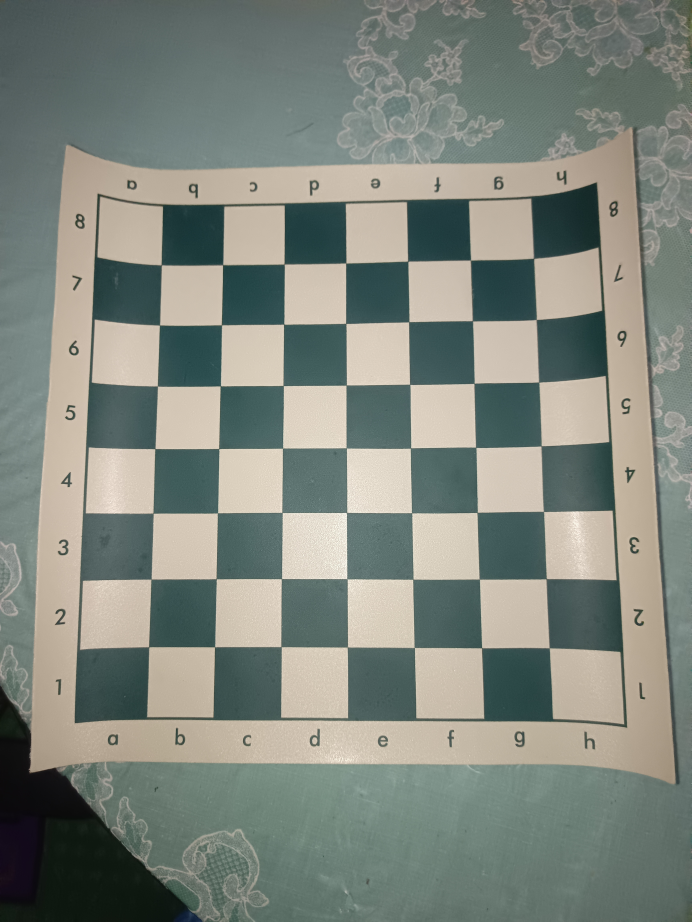
#> input picture FINALS/mainChess/Board_WhiteSide.jpg, 3456 x 4608 px (shown at 1/5 size)
$ python test_move_detector.py Board_WhiteSide.jpg
#> lines starting #> are read from the running program, lines starting #| are printed output that depends on the picture
### FINALS/mainChess/board_setup.py
"""
board_setup.py - Steps 2 and 3 to 6 of the pipeline.

What it does with ONE photo of the empty board:
  1. Finds the 4 corners of the board (automatically, or you click them).
  2. Saves the corners to corners.json so you never have to find them again.
  3. Flattens the tilted board into a flat top-down square.
  4. Cuts the flat board into 64 squares named a1 to h8.
  5. Saves a "grid_check.png" so you can SEE if the squares line up.

How to run:
    python board_setup.py your_empty_board_photo.jpg            (tries automatic first)
    python board_setup.py your_empty_board_photo.jpg --click    (you click the corners)

Rules for the photo:
  - White must be at the BOTTOM of the picture (a1 at the bottom-left).
  - The camera must stay in the same place for every later photo and video.

Clicking order (only with --click): a1, then h1, then h8, then a8.
That is: bottom-left, bottom-right, top-right, top-left of the playing area.
Keys in the click window: R = start over, ENTER = accept, ESC = quit.

Needs:  pip install opencv-python numpy
"""

import argparse
import json
from pathlib import Path

import cv2
import numpy as np

BOARD_SIZE = 800            # the flat board will be 800 x 800 pixels
SQUARE = BOARD_SIZE // 8    # so every square is 100 x 100 pixels
FILES = "abcdefgh"


# ---------- finding the corners ----------

def order_corners(points):
    """Put 4 points in this order: a1 (bottom-left), h1 (bottom-right),
    h8 (top-right), a8 (top-left). Assumes White is at the bottom."""
    pts = np.array(points, dtype=np.float32)
    s = pts.sum(axis=1)                 # x + y
    d = np.diff(pts, axis=1).ravel()    # y - x
    top_left = pts[np.argmin(s)]
    bottom_right = pts[np.argmax(s)]
    top_right = pts[np.argmin(d)]
    bottom_left = pts[np.argmax(d)]
    return np.array([bottom_left, bottom_right, top_right, top_left], dtype=np.float32)


def find_corners_auto(img):
    """Look for the 7 x 7 inner corners of the checkerboard, then work out
    where the 4 outer corners of the playing area must be."""
    h, w = img.shape[:2]
    scale = 1400 / max(h, w)
    small = cv2.resize(img, None, fx=scale, fy=scale)
    gray = cv2.cvtColor(small, cv2.COLOR_BGR2GRAY)
    gray = cv2.createCLAHE(clipLimit=2.0, tileGridSize=(8, 8)).apply(gray)

    found, inner = cv2.findChessboardCornersSB(gray, (7, 7), cv2.CALIB_CB_EXHAUSTIVE | cv2.CALIB_CB_ACCURACY)
    if not found:
        found, inner = cv2.findChessboardCorners(gray, (7, 7),
                                                 cv2.CALIB_CB_ADAPTIVE_THRESH | cv2.CALIB_CB_NORMALIZE_IMAGE)
    if not found:
        return None

    inner = inner.reshape(-1, 2) / scale                       # back to full-size pixels
    ideal = np.array([(c, r) for r in range(1, 8) for c in range(1, 8)], dtype=np.float32)
    H, _ = cv2.findHomography(ideal, inner)                    # ideal grid -> photo
    outer = np.array([[[0, 0], [8, 0], [8, 8], [0, 8]]], dtype=np.float32)
    outer_in_photo = cv2.perspectiveTransform(outer, H)[0]
    return order_corners(outer_in_photo)


# [37 lines left out: function click_corners, not called in this run]


# ---------- flattening and cutting ----------

def flatten_board(img, corners):
    """Turn the tilted board into a flat top-down square."""
    target = np.array([[0, BOARD_SIZE - 1], [BOARD_SIZE - 1, BOARD_SIZE - 1],
                       [BOARD_SIZE - 1, 0], [0, 0]], dtype=np.float32)   # a1, h1, h8, a8
    matrix = cv2.getPerspectiveTransform(np.array(corners, dtype=np.float32), target)
    return cv2.warpPerspective(img, matrix, (BOARD_SIZE, BOARD_SIZE))


def square_name(col, row):
    """col 0..7 goes left to right (a..h). row 0..7 goes top to bottom (rank 8..1)."""
    return f"{FILES[col]}{8 - row}"


# [81 lines left out: functions cut_squares, draw_grid, orientation_looks_right, main, not called in this run]


# [2 lines that do not run on import are left out]

### FINALS/mainChess/move_detector.py
"""
move_detector.py - Steps 4 to 9 of the pipeline.

It watches the board through the camera and tells you which chess move was played:
  - flattens every camera picture into a top-down board (using corners.json)
  - waits until the board is still (so a hand is not in the way)
  - finds the squares that changed since the last accepted picture
  - tries every legal move and picks the one that fits those squares (python-chess)

Run it directly (uses CAMERA_SOURCE defined at the top):

    python move_detector.py

Or override with a video file / other camera:

    python move_detector.py --source my_test_video.mp4

Keys in the window:
    S = pieces are set up, start watching      R = re-sync (accept what I see now as the truth)
    U = undo the last detected move            D = show / hide the debug numbers
    Q or ESC = quit

If a move is not detected, press D. Green squares are the ones the program thinks changed.
Change --color or --edge (smaller = more sensitive) until only the squares that really changed turn green.

Needs:  pip install opencv-python numpy chess
Keep board_setup.py in the same folder, because this file uses it.
"""

import argparse
import json
import time

import chess
import cv2
import numpy as np

from board_setup import flatten_board, SQUARE, FILES


CAMERA_SOURCE = "http://192.168.1.9:8080/video"


CORNER_NAMES = ["a1", "h1", "h8", "a8"]
MARGIN = int(SQUARE * 0.2)          # only the middle 60% of each square is compared
ALL_SQUARES = [f"{f}{r}" for f in FILES for r in range(1, 9)]


# ---------- small helpers ----------

# [68 lines left out: functions square_cell, small_gray, match_light, expected_squares, match_move, not called in this run]


# ---------- the tracker ----------

class MoveTracker:
    """Keeps the game board and the 'last accepted picture', and looks for the next move."""

    def __init__(self, still_seconds=1.0, motion_limit=2.0, color_limit=14.0, edge_limit=0.05, max_changed=5):
        self.still_seconds = still_seconds     # how long the board must be still before I look
        self.motion_limit = motion_limit       # bigger number = ignores more movement
        self.color_limit = color_limit         # smaller number = more sensitive to colour changes
        self.edge_limit = edge_limit           # smaller number = more sensitive to new shapes
        self.max_changed = max_changed         # more changed squares than this means a hand, not a move
        self.board = chess.Board()
        self.ref = None
        self.history = []
        self.scores = {}
        self.status = "Press S when the pieces are set up"
        self.prev_gray = None
        self.still_since = None
        self.evaluated = True

    # --- picture bookkeeping
    # [5 lines left out: function _prepare, not called in this run]

    def _reset_motion(self):
        self.prev_gray, self.still_since, self.evaluated = None, None, True
        self.scores = {}

    # [279 lines left out: functions start, resync, undo, update, _score_squares, _evaluate and 6 more, not called in this run]


# [2 lines that do not run on import are left out]

### FINALS/mainChess/test_move_detector.py
"""
test_move_detector.py - checks the move detector WITHOUT a camera.

It takes your empty-board photo, draws fake pieces on it, and plays whole games:
a fake hand picks up each piece, carries it, and puts it down, while the picture also gets
camera noise and small brightness changes. Then it checks that move_detector.py found
every move correctly.

Run (from the folder that has your board photo):
    python test_move_detector.py Board_WhiteSide.jpg

The fake pieces are simple drawings, so this proves the LOGIC works.
It does not prove that the settings suit your real pieces. For that, use your own video.
"""

import sys
import time

import chess
import cv2
import numpy as np

from board_setup import find_corners_auto, flatten_board, BOARD_SIZE, SQUARE, FILES
from move_detector import MoveTracker

FPS = 15
SETTLE = 17            # still frames at the end of each move (1.1 seconds)
rng = np.random.default_rng(7)

LESSONS = {
    "Ruy Lopez": "e4 e5 Nf3 Nc6 Bb5 a6 Ba4 Nf6 O-O Be7 Re1 b5 Bb3 d6 c3 O-O",
    "Queen's Gambit": "d4 d5 c4 e6 Nc3 Nf6 Bg5 Be7 e3 O-O Nf3 Nbd7",
    "French Defense": "e4 e6 d4 d5 Nc3 Nf6 e5 Nfd7 f4 c5 Nf3 Nc6 Be3 cxd4 Nxd4 Bc5",
}


# ---------- drawing the fake scene ----------

def centre(name):
    col, row = FILES.index(name[0]), 8 - int(name[1])
    return col * SQUARE + SQUARE // 2, row * SQUARE + SQUARE // 2


# [12 lines left out: functions draw_piece, draw_hand, not called in this run]


class Scene:
    """The fake world: a flat empty board, the pieces on it, and a way to make camera pictures."""

    def __init__(self, photo):
        self.photo = photo
        self.h, self.w = photo.shape[:2]
        self.corners = find_corners_auto(photo)
        if self.corners is None:
            raise SystemExit("I could not find the board in the photo. Try a photo with the whole board in view.")
        self.flat_empty = flatten_board(photo, self.corners)
        target = np.array([[0, 799], [799, 799], [799, 0], [0, 0]], dtype=np.float32)
        self.to_photo = np.linalg.inv(cv2.getPerspectiveTransform(self.corners, target))
        self.mask = cv2.warpPerspective(np.full((800, 800), 255, np.uint8), self.to_photo, (self.w, self.h))

    # [13 lines left out: function picture, not called in this run]


# ---------- playing a game with a fake hand ----------

class Runner:
    def __init__(self, scene):
        self.scene = scene
        self.corners = scene.corners
        self.tracker = MoveTracker()
        self.frame_no = 0
        self.events = []

    # [8 lines left out: function feed, not called in this run]

    def still(self, pieces, frames=SETTLE):
        for _ in range(frames):
            self.feed(pieces)

    # [22 lines left out: function trip, not called in this run]


def piece_colours(board):
    return {chess.square_name(s): (p.color == chess.WHITE) for s, p in board.piece_map().items()}


# [23 lines left out: function play_move, not called in this run]


def check(label, ok, detail=""):
    print(("  PASS  " if ok else "  FAIL  ") + label + (f"   {detail}" if detail else ""))
    return ok


# ---------- the tests ----------

def main():
    if len(sys.argv) < 2:
        raise SystemExit("Usage: python test_move_detector.py Board_WhiteSide.jpg")
    photo = cv2.imread(sys.argv[1])
#> photo is the input picture: shape (4608, 3456, 3); mean B, G, R 126, 134.8, 128.5
    if photo is None:
        raise SystemExit(f"I could not open '{sys.argv[1]}'.")
    photo = cv2.resize(photo, None, fx=1152 / photo.shape[1], fy=1152 / photo.shape[1], interpolation=cv2.INTER_AREA)
#> photo: shape (1536, 1152, 3)
    scene = Scene(photo)
#> in find_corners_auto, `gray = cv2.cvtColor(small, cv2.COLOR_BGR2GRAY)`:
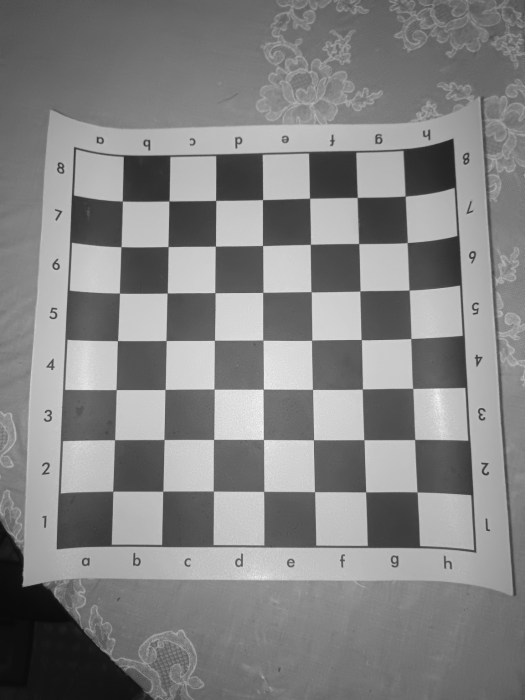
#> gray: shape (1400, 1050) (shown at 1/2 size); min 8, max 253, mean 131.8
#> in find_corners_auto, `gray = cv2.createCLAHE(clipLimit=2.0, tileGridSize=(8, 8)).apply(gray)`:
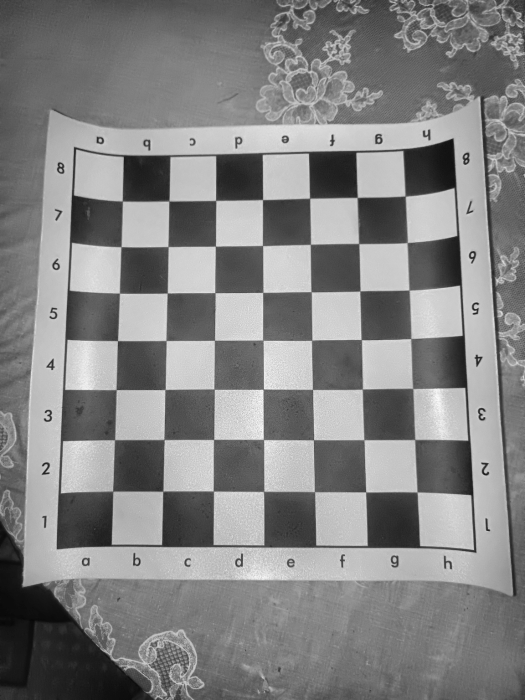
#> gray: shape (1400, 1050) (shown at 1/2 size); min 6, max 254, mean 131.4
#> in find_corners_auto, `found, inner = cv2.findChessboardCornersSB(gray, (7, 7), cv2.CALIB_CB_..`: found = False
#> in find_corners_auto, `found, inner = cv2.findChessboardCorners(gray, (7, 7), cv2.CALIB_CB_AD..`: found = True; inner = 49 rows, first 8: [810.8, 392.9], [814.9, 485.6], [818.3, 580.6], [822.2, 677.6], [825.7, 776.9], [830, 879.4], [834.6, 984.4], [714.6, 395.4]
#> in find_corners_auto, `inner = inner.reshape(-1, 2) / scale`: inner = 49 pairs, first value 248.2 to 915.6, second value 431.1 to 1080.1
#> in find_corners_auto, `H, _ = cv2.findHomography(ideal, inner)`: H = [[-6.4, -101.6, 989.9], [94.35, 3.18, 331.1], [-0.0117, 0.00324, 1]]
#> in find_corners_auto, `outer_in_photo = cv2.perspectiveTransform(outer, H)[0]`: outer_in_photo = [[989.9, 331.1], [1035.7, 1198.1], [135.2, 1192.1], [172.7, 347.6]]
#> in order_corners, `pts = np.array(points, dtype=np.float32)`: pts has the same summary as outer_in_photo in find_corners_auto
#> in order_corners, `s = pts.sum(axis=1)`: s = [1321, 2233.8, 1327.3, 520.3]
#> in order_corners, `d = np.diff(pts, axis=1).ravel()`: d = [-658.8, 162.4, 1056.9, 174.8]
#> in order_corners, `top_left = pts[np.argmin(s)]`: top_left = [172.7, 347.6]
#> in order_corners, `bottom_right = pts[np.argmax(s)]`: bottom_right = [1035.7, 1198.1]
#> in order_corners, `top_right = pts[np.argmin(d)]`: top_right = [989.9, 331.1]
#> in order_corners, `bottom_left = pts[np.argmax(d)]`: bottom_left = [135.2, 1192.1]
#> in __init__, `self.corners = find_corners_auto(photo)`: self.corners = [[135.2, 1192.1], [1035.7, 1198.1], [989.9, 331.1], [172.7, 347.6]]
#> in flatten_board, `matrix = cv2.getPerspectiveTransform(np.array(corners, dtype=np.float3..`: matrix = [[1.05, 0.0469, -198.4], [0.022, 1.09, -384.2], [3.58e-05, 0.000126, 1]]
#> in flatten_board, `return cv2.warpPerspective(img, matrix, (BOARD_SIZE, BOARD_SIZE))`:
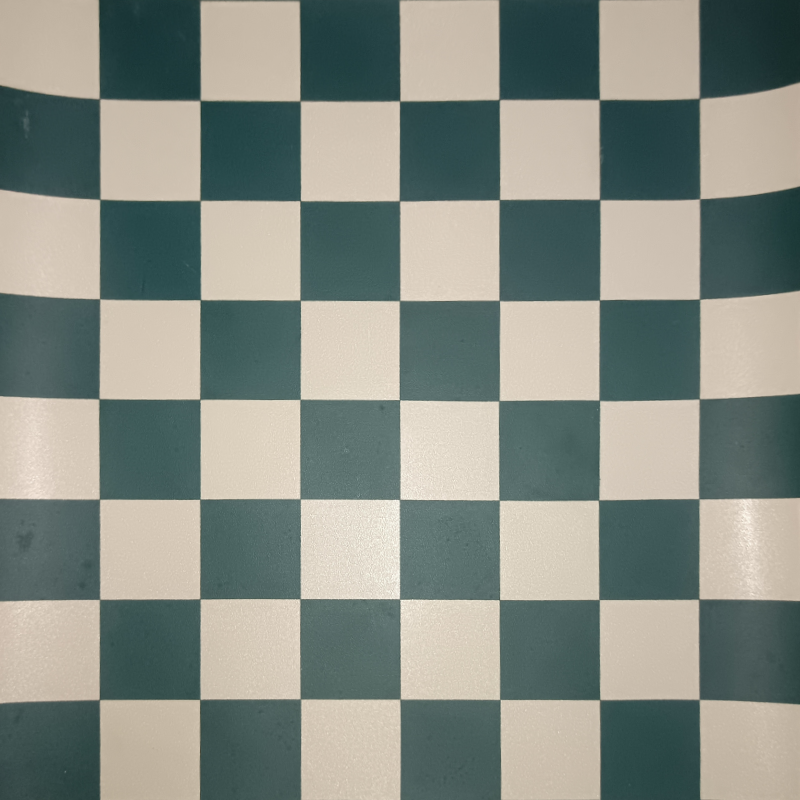
#> returned value: shape (800, 800, 3); mean of channels 0, 1, 2 133.1, 141.8, 135.4; drawn as B, G, R
#> in __init__, `self.to_photo = np.linalg.inv(cv2.getPerspectiveTransform(self.corners..`: self.to_photo = [[0.944, -0.0595, 164.5], [-0.0296, 0.877, 331], [-3.01e-05, -0.000109, 0.952]]
#> in __init__, `self.mask = cv2.warpPerspective(np.full((800, 800), 255, np.uint8), se..`:
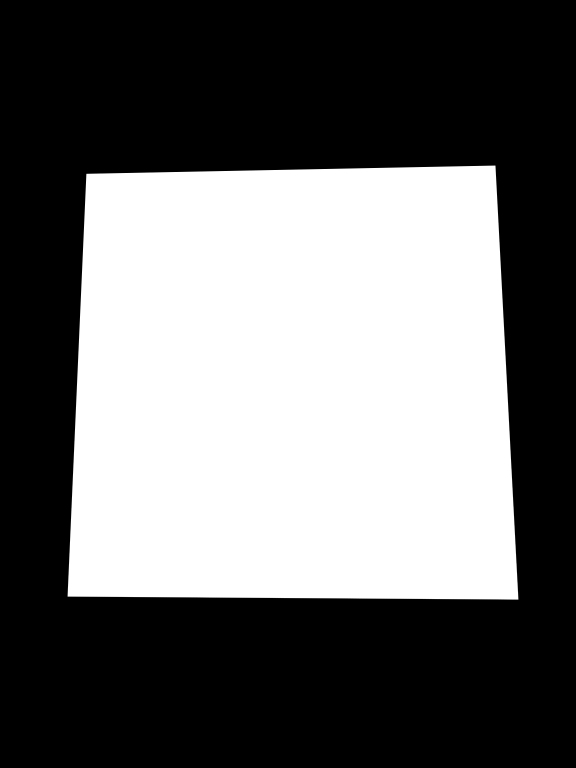
#> self.mask: shape (1536, 1152) (shown at 1/2 size); min 0, max 255, mean 106.2
    results = []
    started = time.time()

    # 1. the three lessons
    for name, line in LESSONS.items():
        runner = Runner(scene)
        board = chess.Board()
        pieces = piece_colours(board)
        runner.still(pieces)
        runner.tracker.start(runner.feed(pieces), chess.Board())
        expected = []
        for san in line.split():
            move = board.parse_san(san)
            expected.append(move.uci())
            pieces = play_move(runner, board, move)
        found = [m.uci() for m in runner.tracker.board.move_stack]
        results.append(check(f"Lesson: {name} ({len(expected)} moves)", found == expected,
                             "" if found == expected else f"\n         expected {expected}\n         found    {found}"))
        if name == "Ruy Lopez":
            sample_flat = None
#> after the loop, results = []

    # 2. a piece picked up and put back on the same square is not a move
    runner = Runner(scene)
    board = chess.Board()
    pieces = piece_colours(board)
    runner.still(pieces)
    runner.tracker.start(runner.feed(pieces), chess.Board())
    runner.trip(pieces, "g1", "g1")
    results.append(check("Piece lifted and put back: no move reported", len(runner.tracker.board.move_stack) == 0))
    pieces = play_move(runner, board, board.parse_san("e4"))
    results.append(check("The next real move is still detected afterwards",
                         [m.uci() for m in runner.tracker.board.move_stack] == ["e2e4"]))

    # 3. a hand resting over the board for 3 seconds must not become a move
    runner = Runner(scene)
    board = chess.Board()
    pieces = piece_colours(board)
    runner.still(pieces)
    runner.tracker.start(runner.feed(pieces), chess.Board())
    for t in np.linspace(0, 1, 5):
        runner.feed(pieces, hand=(int(840 + (400 - 840) * t), int(940 + (400 - 940) * t)), big_hand=True)
    for _ in range(FPS * 3):
        runner.feed(pieces, hand=(400, 400), big_hand=True)
    for t in np.linspace(0, 1, 5):
        runner.feed(pieces, hand=(int(400 + 440 * t), int(400 + 540 * t)), big_hand=True)
    runner.still(pieces)
    types = [e["type"] for e in runner.events]
    results.append(check("Hand resting on the board: no move reported",
                         len(runner.tracker.board.move_stack) == 0 and ("hand" in types or "unclear" in types),
                         f"events seen: {sorted(set(types))}"))
    pieces = play_move(runner, board, board.parse_san("d4"))
    results.append(check("The next real move is still detected afterwards",
                         [m.uci() for m in runner.tracker.board.move_stack] == ["d2d4"]))

    # 4. random games with captures, to test moves that are not in the lessons
    for seed in (1, 2):
        game_rng = np.random.default_rng(seed)
        runner = Runner(scene)
        board = chess.Board()
        pieces = piece_colours(board)
        runner.still(pieces)
        runner.tracker.start(runner.feed(pieces), chess.Board())
        played, captures = [], 0
        for _ in range(14):
            legal = list(board.legal_moves)
            captures_available = [m for m in legal if board.is_capture(m)]
            move = captures_available[0] if captures_available and game_rng.random() < 0.7 else legal[int(game_rng.integers(len(legal)))]
            if move.promotion and move.promotion != chess.QUEEN:
                move = chess.Move(move.from_square, move.to_square, chess.QUEEN)
            captures += board.is_capture(move)
            played.append(move.uci())
            pieces = play_move(runner, board, move)
        found = [m.uci() for m in runner.tracker.board.move_stack]
        results.append(check(f"Random game {seed}: 14 moves, {captures} captures", found == played,
                             "" if found == played else f"\n         expected {played}\n         found    {found}"))

    print(f"\n{sum(results)} of {len(results)} checks passed  ({time.time() - started:.0f} seconds)")

    # a sample picture to look at
    runner = Runner(scene)
    board = chess.Board()
    pieces = piece_colours(board)
    x, y = centre("e2")
    cv2.imwrite("test_sample_frame.jpg", scene.picture(pieces, hand=(x + 60, y - 120), carried=True))


if __name__ == "__main__":
    main()
#> (the call stopped at in __init__, `self.board = chess.Board()`: chess is not available in this run)
